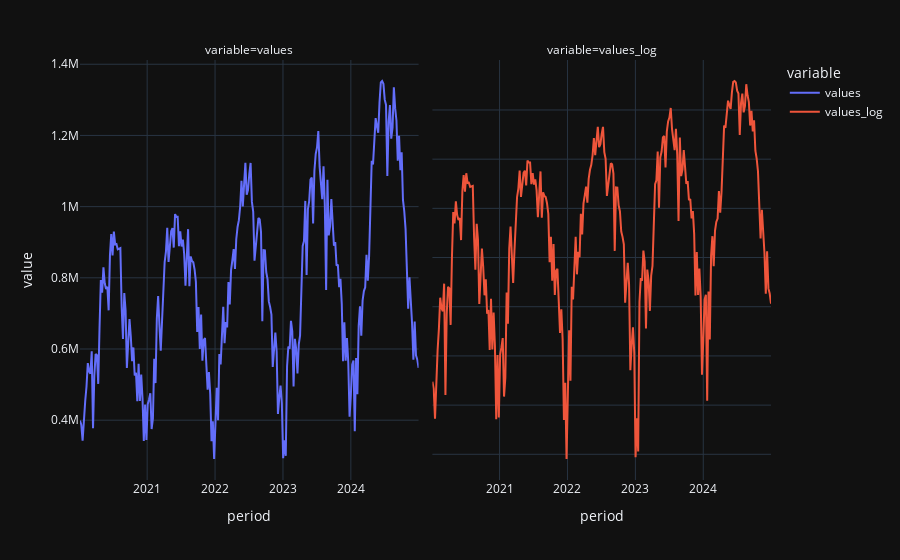

Source (notebook cell):
### Code cell
fig = df.plot(facet_col="variable")
fig.update_yaxes(matches=None)
fig.update_layout()

### Figure 1 — Plotly figure (JSON) as saved in the notebook; plotly's stock layout.template omitted (floating-point values rounded to 4 significant figures; data arrays with more than 128 entries replaced by an {"elided": "..."} marker saying what was removed)
{"data": [{"hovertemplate": "variable=values<br>period=%{x}<br>value=%{y}<extra></extra>", "legendgroup": "values", "line": {"color": "#636efa", "dash": "solid"}, "marker": {"symbol": "circle"}, "mode": "lines", "name": "values", "orientation": "v", "showlegend": true, "type": "scatter", "x": {"elided": "261 str values"}, "xaxis": "x", "y": {"elided": "261 float values"}, "yaxis": "y"}, {"hovertemplate": "variable=values_log<br>period=%{x}<br>value=%{y}<extra></extra>", "legendgroup": "values_log", "line": {"color": "#EF553B", "dash": "solid"}, "marker": {"symbol": "circle"}, "mode": "lines", "name": "values_log", "orientation": "v", "showlegend": true, "type": "scatter", "x": {"elided": "261 str values"}, "xaxis": "x2", "y": {"elided": "261 float values"}, "yaxis": "y2"}], "layout": {"annotations": [{"font": {}, "showarrow": false, "text": "variable=values", "x": 0.245, "xanchor": "center", "xref": "paper", "y": 1, "yanchor": "bottom", "yref": "paper"}, {"font": {}, "showarrow": false, "text": "variable=values_log", "x": 0.755, "xanchor": "center", "xref": "paper", "y": 1, "yanchor": "bottom", "yref": "paper"}], "legend": {"title": {"text": "variable"}, "tracegroupgap": 0}, "margin": {"t": 60}, "xaxis": {"anchor": "y", "domain": [0, 0.49], "title": {"text": "period"}}, "xaxis2": {"anchor": "y2", "domain": [0.51, 1], "matches": "x", "title": {"text": "period"}}, "yaxis": {"anchor": "x", "domain": [0, 1], "title": {"text": "value"}}, "yaxis2": {"anchor": "x2", "domain": [0, 1], "showticklabels": false}}}
